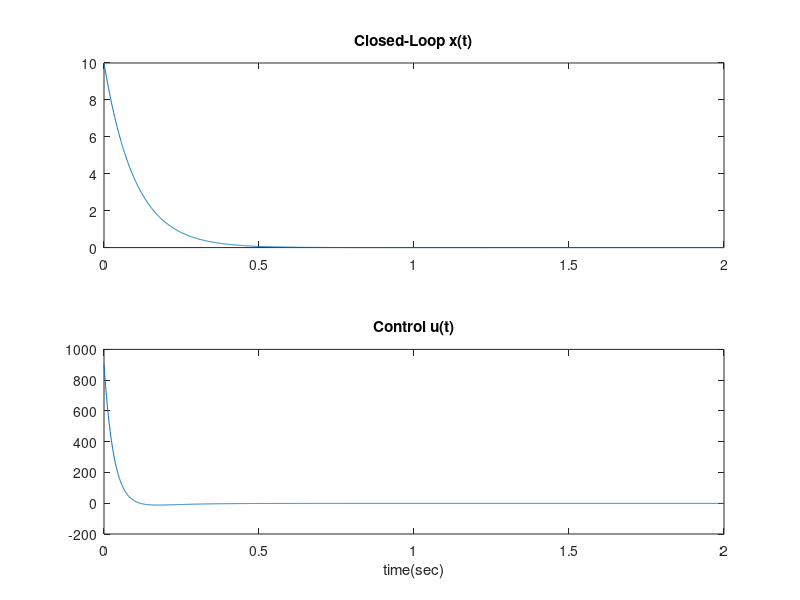
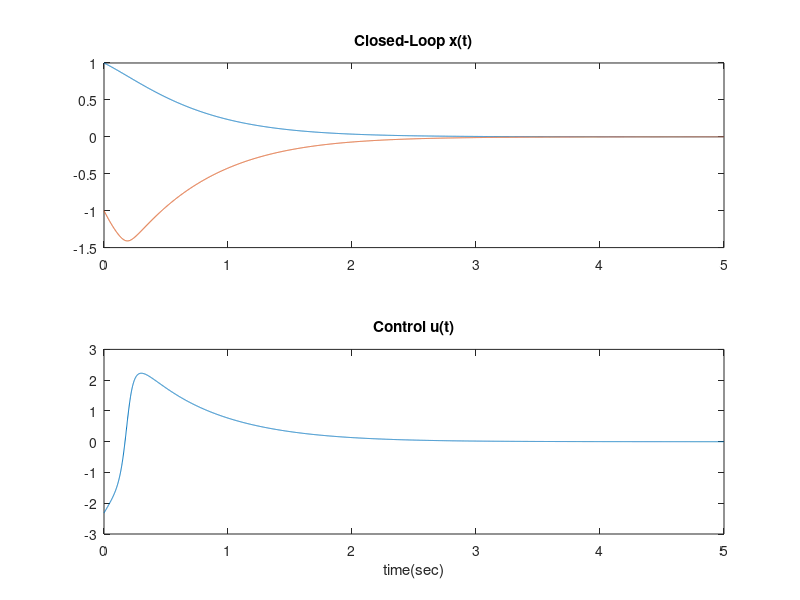
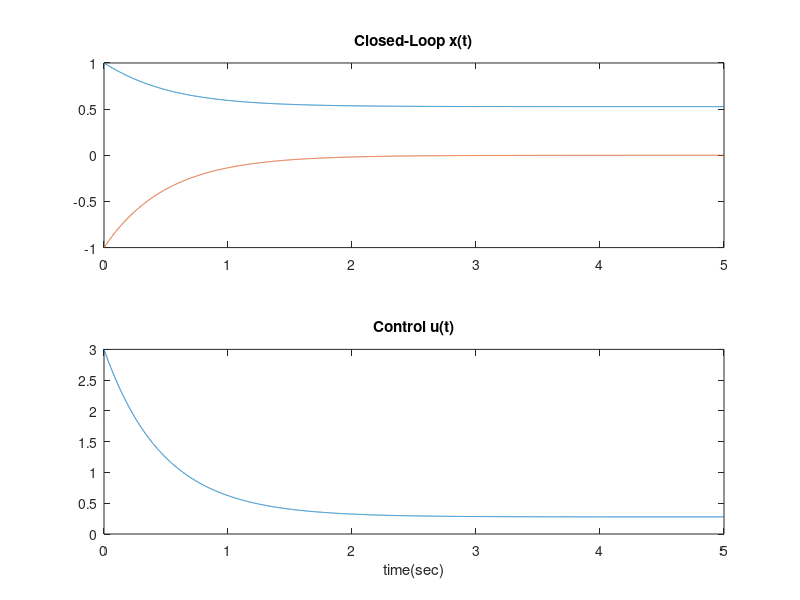
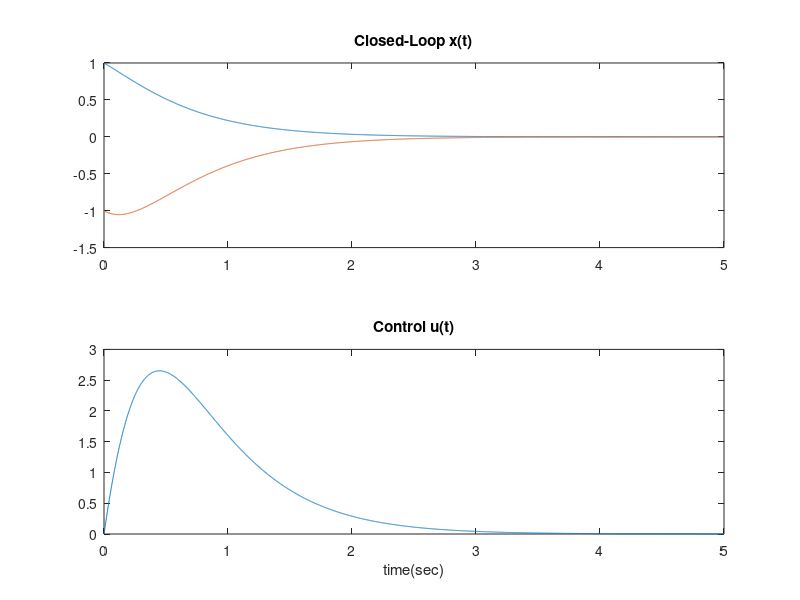

Source code (MATLAB) for these figures, in order:
%p1

dt = 0.001;
x_k = 10;
X_k = [x_k];
U_k = [];

for k = 1:2000;
    u_k = x_k^3-cos(x_k)-10*x_k;
    x_k = (1-10*dt)*x_k;
    U_k = [U_k;u_k];
    X_k = [X_k;x_k];
end

figure;
subplot(2,1,1)
plot(0:0.001:1.999,X_k(1:2000))
title('Closed-Loop x(t)');
subplot(2,1,2)
plot(0:0.001:1.999,U_k)
xlabel('time(sec)');title('Control u(t)');
%%
%p2

A = [0 1 ; 0 0];
B = [0;1];
e = [-2;-3];
F = -place(A, B, e);
x_k = [1 ;-1];
X_k = [x_k];
U_k = [];

for k = 1:5000;
    x_1 = x_k(1);
    x_2 = x_k(2);
    u_k = x_1^2+(1/cos(x_2))*(F(1)*x_1+F(2)*sin(x_2));
    U_k = [U_k;u_k];
    x_k = dt*[sin(x_2);-x_1^2]+dt*[0;1]*u_k+x_k;
    X_k =[X_k,x_k];
end

figure;
subplot(2,1,1)
plot(0:0.001:5,X_k)
title('Closed-Loop x(t)');
subplot(2,1,2)
plot(0:0.001:4.999,U_k)
xlabel('time(sec)');title('Control u(t)');
%%
%p3

x_k = [1;-1];
X_k = [x_k];
U_k = [];

for k = 1:5000;
    x_1 = x_k(1);
    x_2 = x_k(2);
    u_k = x_1^2-2*x_2;
    U_k = [U_k;u_k];
    x_k = dt*[sin(x_2);-x_1^2]+dt*[0;1]*u_k+x_k;
    X_k =[X_k,x_k];
end

figure;
subplot(2,1,1)
plot(0:0.001:5,X_k)
title('Closed-Loop x(t)');
subplot(2,1,2)
plot(0:0.001:4.999,U_k)
xlabel('time(sec)');title('Control u(t)');
%%
%p4

A = [0 1 ; 0 0];
B = [0;1];
e = [-2;-3];
F = -place(A, B, e);
x_k = [1;-1];
X_k = [x_k];
U_k = [];

for k =1:5000;
    x_1 = x_k(1);
    x_2 = x_k(2);
    u_k = x_1-2*(1-x_1^2)*x_2+F(1)*x_1+F(2)*x_2;
    U_k = [U_k;u_k];
    x_k = dt*[x_2;-x_1+2*(1-x_1^2)*x_2]+dt*[0;1]*u_k+x_k;
    X_k =[X_k,x_k]; 
end

figure;
subplot(2,1,1)
plot(0:0.001:5,X_k)
title('Closed-Loop x(t)');
subplot(2,1,2)
plot(0:0.001:4.999,U_k)
xlabel('time(sec)');title('Control u(t)');